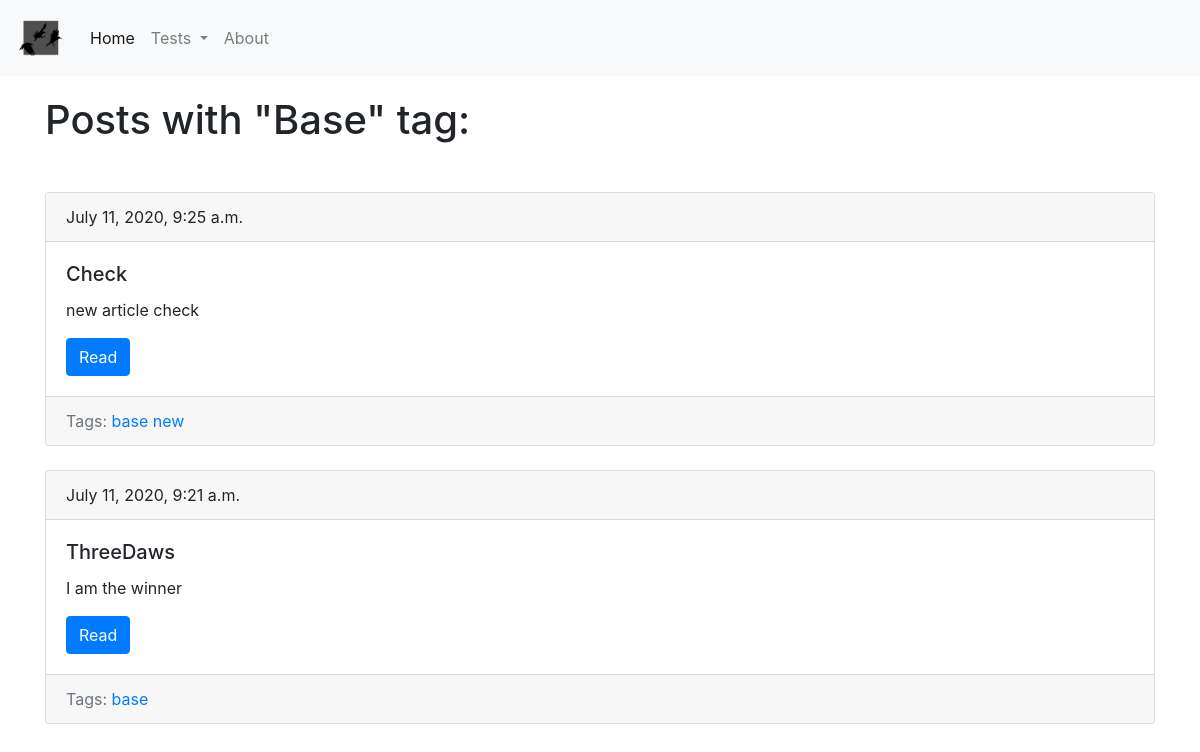
/tag/base/, run on the app's committed database.
### quiz/models.py (models this page shows, shortened)
class Tag(models.Model):
    title = models.CharField(max_length=50)
    url = models.SlugField(max_length=50, unique=True)
    def get_absolute_url(self):
        return reverse('tag_detail', kwargs={'slug': self.url})
    class Meta:
        verbose_name = "Tag"
        verbose_name_plural = "Tags"
        ordering = ['title']

class Article(models.Model):
    name = models.CharField("Article", max_length=255)
    text = models.TextField("Text")
    url = models.SlugField(max_length=160, unique=True)
    date_pub = models.DateTimeField(auto_now_add=True)
    tags = models.ManyToManyField('Tag', blank=True, related_name='articles')
    def get_absolute_url(self):
        return reverse("article_detail", kwargs={"slug": self.url})
    class Meta:
        verbose_name = "Article"
        verbose_name_plural = "Articles"
        ordering = ['-date_pub']

### quiz/views.py (the view)
# urls.py: path("tag/<slug:slug>/", views.TagDetailView.as_view(), name="tag_detail"),
class TagDetailView(DetailView):
    model = Tag
    def get_context_data(self, **kwargs):
        context = super().get_context_data(**kwargs)
        context["category_list"] = Category.objects.all()
        return context
    slug_field = 'url'

### quiz/models.py (called while the page is built)
    def get_absolute_url(self):
        return reverse("category_detail", kwargs={"slug": self.url})

### templates/quiz/tag_detail.html
{% extends "base.html" %}
{% block content %}
    <h1 class="mb-5">
        Posts with "{{ tag.title|title }}" tag:
    </h1>
    {% for article in tag.articles.all %}
        <div class="card mb-4">
            <div class="card-header">
                {{ article.date_pub }}
            </div>
            <div class="card-body">
                <h5 class="card-title">{{ article.name }}</h5>
                <p class="card-text">{{ article.text|truncatewords:15 }}</p>
                <a href="{{ article.get_absolute_url }}" class="btn btn-primary">Read</a>
            </div>
            <div class="card-footer text-muted">
                Tags:
                {% for tag in article.tags.all %}
                    <a href="{{ tag.get_absolute_url }}">{{ tag.title }}</a>
                {% endfor %}
            </div>
        </div>
    {% endfor %}
{% endblock %}

### data on the page
Tag: title "Base", title "base"
Article: date_pub "July 11, 2020, 9:25 a.m.", name "Check", text "new article check"
Tag: title "new"
Article: date_pub "July 11, 2020, 9:21 a.m.", name "ThreeDaws", text "I am the winner"
